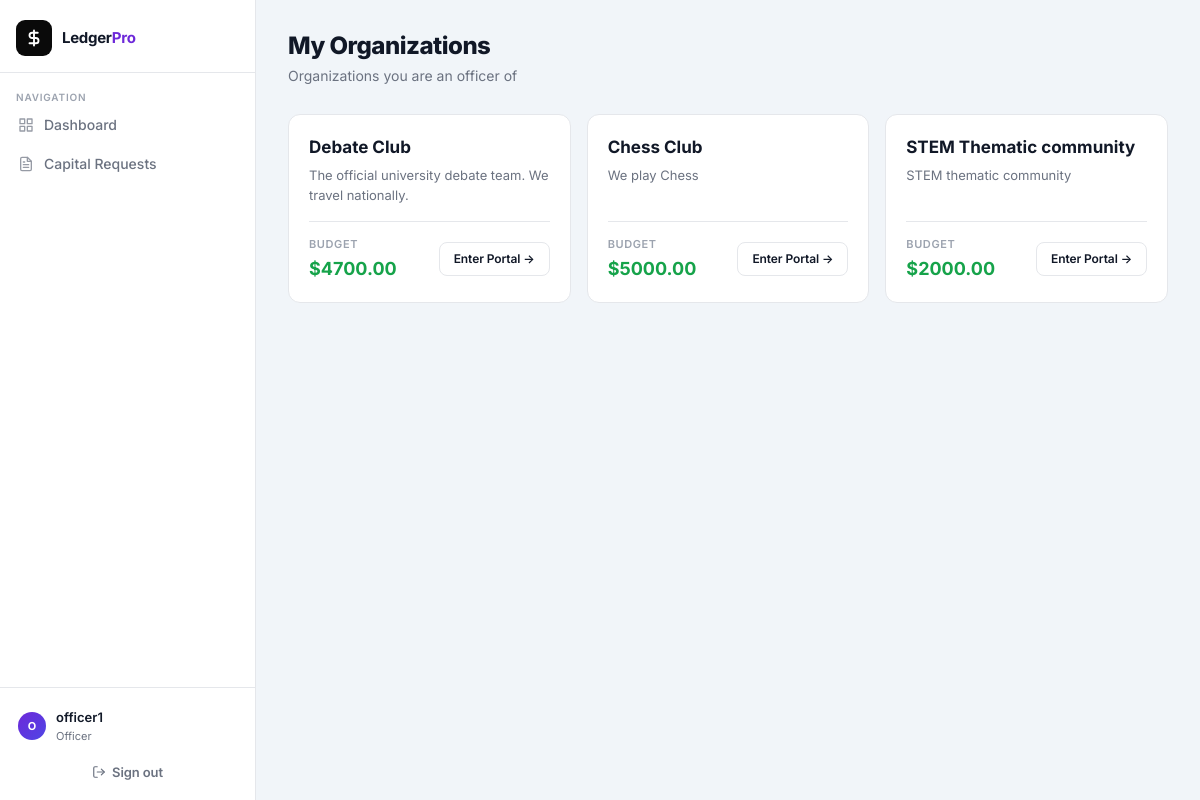
The page /dashboard/ (signed in) on the database as committed earlier.
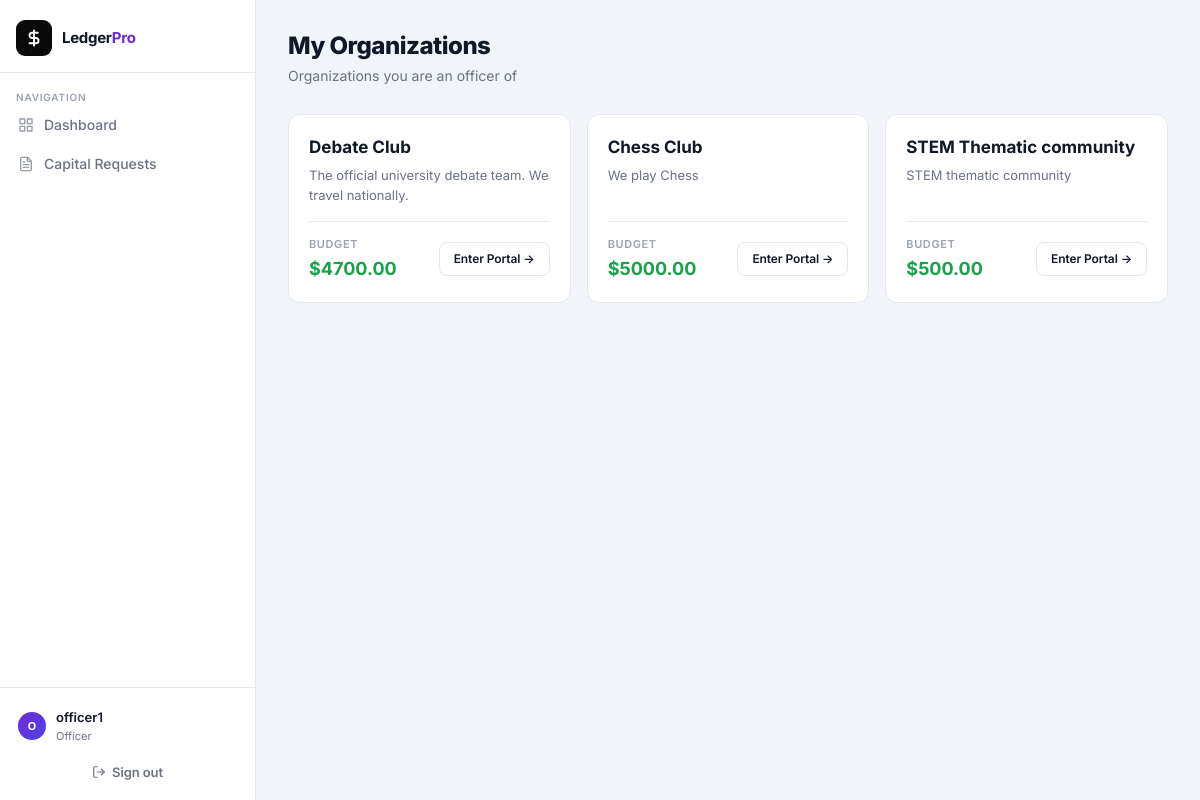
The same page on the database as committed later.
### orgs/models.py (models this page shows, shortened)
class Organization(models.Model):
    institution = models.ForeignKey(
        Institution, on_delete=models.CASCADE, related_name='organizations',
        null=True, blank=True
    )
    name = models.CharField(max_length=200)
    description = models.TextField(blank=True)
    officers = models.ManyToManyField(User, related_name='officer_of', blank=True)
    budget = models.DecimalField(
        max_digits=12, decimal_places=2, default=0.00,
        help_text="Starting budget manually inputted by Admins"
    )
    admins = models.ManyToManyField(
        User, related_name='org_admin_of', blank=True,
        help_text="Users with admin-level access to this org (set by the Institution Superuser)"
    )

### orgs/views.py (the view)
# urls.py: path('dashboard/', views.dashboard, name='dashboard'),
@login_required
def dashboard(request):
    user = request.user
    institution = get_user_institution(user)
    if is_platform_admin(user):
        organizations = Organization.objects.all()
        role = 'platform_admin'
    elif institution and user == institution.superuser:
        organizations = Organization.objects.filter(institution=institution)
        role = 'institution_superuser'
    elif Organization.objects.filter(admins=user).exists():
        organizations = Organization.objects.filter(admins=user)
        role = 'admin'
    else:
        organizations = user.officer_of.all()
        role = 'officer'
    return render(request, 'orgs/dashboard.html', {
        'organizations': organizations,
        'role': role,
        'is_admin': role in ('platform_admin', 'institution_superuser', 'admin'),
        'institution': institution,
    })

### orgs/context_processors.py (called while the page is built)
def platform_context(request):
    if request.user.is_anonymous:
        return {
            'is_platform_admin': False,
            'user_institution': None,
            'is_any_superuser': False,
        }
    return {
        'is_platform_admin': is_platform_admin(request.user),
        'user_institution': get_user_institution(request.user),
        'is_any_superuser': is_any_superuser(request.user),
    }

### orgs/utils.py (called while the page is built)
def get_user_institution(user):
    if user.is_anonymous:
        return None
    try:
        if hasattr(user, 'superuser_of'):
            return user.superuser_of
    except Exception:
        pass
    org = Organization.objects.filter(admins=user).first() or Organization.objects.filter(officers=user).first()
    if org:
        return org.institution
    return None

def is_platform_admin(user):
    return user.is_superuser and not hasattr(user, 'superuser_of')

def is_any_superuser(user):
    if is_platform_admin(user):
        return True
    institution = get_user_institution(user)
    if institution and user == institution.superuser:
        return True
    return False

### orgs/templates/orgs/dashboard.html (shortened to what this page needs)
{% extends 'orgs/base.html' %}
{% block content %}
<div class="page-header">
    <div>
        <h1 class="page-title">
            {% if role == 'platform_admin' %}All Institutions & Organizations
            {% elif role == 'institution_superuser' %}Organizations for {{ institution.name }}
            {% elif role == 'admin' %}My Organizations
            {% else %}My Organizations
            {% endif %}
        </h1>
        <p class="page-subtitle">
            {% if role == 'platform_admin' %}Viewing everything across the platform
            {% elif role == 'institution_superuser' %}Managing {{ institution.name }} (Institution Admin)
            {% elif role == 'admin' %}Organizations you manage
            {% else %}Organizations you are an officer of
            {% endif %}
        </p>
    </div>
</div>
<div class="grid">
    {% for org in organizations %}
    <div class="card" style="display: flex; flex-direction: column; justify-content: space-between; gap: 16px;">
        <div>
            <h2 style="font-size: 17px; font-weight: 700; margin-bottom: 6px; color: var(--text-main);">{{ org.name }}
            </h2>
            <p style="color: var(--text-muted); font-size: 13px; line-height: 1.5;">
                {{ org.description|truncatewords:15|default:"No description provided." }}
            </p>
        </div>
        <div
            style="border-top: 1px solid var(--border); padding-top: 14px; display: flex; justify-content: space-between; align-items: center;">
            <div>
                <div
                    style="font-size: 11px; font-weight: 600; text-transform: uppercase; letter-spacing: 0.6px; color: var(--text-label); margin-bottom: 2px;">
                    Budget</div>
                <div class="money" style="font-size: 18px;">${{ org.budget }}</div>
            </div>
            <a href="{% url 'org_detail' org.id %}" class="btn btn-outline"
                style="font-size: 12px; padding: 7px 14px;">Enter Portal &rarr;</a>
        </div>
    </div>
    {% endfor %}
</div>
{% endblock %}

### orgs/templates/orgs/base.html (shortened to what this page needs)
<!DOCTYPE html>
<html lang="en">
<head>
</head>
<body>
    <aside class="sidebar">
        <div class="sidebar-header">
            <a href="{% url 'dashboard' %}" class="sidebar-logo">
                <div class="sidebar-logo-icon">
                    <svg width="18" height="18" viewBox="0 0 24 24" fill="none" stroke="currentColor" stroke-width="2.5"
                        stroke-linecap="round" stroke-linejoin="round">
                        <path d="M12 2v20M17 5H9.5a3.5 3.5 0 0 0 0 7h5a3.5 3.5 0 0 1 0 7H6" />
                    </svg>
                </div>
                <span class="sidebar-logo-text">Ledger<span>Pro</span></span>
            </a>
        </div>
        <nav class="sidebar-nav">
            <span class="nav-section-label">Navigation</span>
            <a href="{% url 'dashboard' %}" class="nav-link">
                <svg viewBox="0 0 24 24" fill="none" stroke="currentColor" stroke-width="2" stroke-linecap="round"
                    stroke-linejoin="round">
                    <rect x="3" y="3" width="7" height="7" />
                    <rect x="14" y="3" width="7" height="7" />
                    <rect x="14" y="14" width="7" height="7" />
                    <rect x="3" y="14" width="7" height="7" />
                </svg>
                Dashboard
            </a>
            <a href="{% url 'all_requests' %}" class="nav-link">
                Capital Requests
            </a>
        </nav>
        <div class="sidebar-footer">
            {% if user.is_authenticated %}
            <div class="user-pill">
                <div class="user-avatar">{{ user.username|slice:":1" }}</div>
                <div class="user-info">
                    <div class="user-name">{{ user.username }}</div>
                    <div class="user-role">
                        {% if user.is_superuser %}Superuser{% elif user.is_staff %}Admin{% else %}Officer{% endif %}
                    </div>
                </div>
            </div>
            <form action="{% url 'account_logout' %}" method="post" style="margin-top: 4px;">
                <button type="submit" class="btn btn-ghost"
                    style="width: 100%; justify-content: center; font-size: 13px;">
                    <svg width="14" height="14" viewBox="0 0 24 24" fill="none" stroke="currentColor" stroke-width="2"
                        stroke-linecap="round" stroke-linejoin="round">
                        <path d="M9 21H5a2 2 0 0 1-2-2V5a2 2 0 0 1 2-2h4" />
                        <polyline points="16 17 21 12 16 7" />
                        <line x1="21" y1="12" x2="9" y2="12" />
                    </svg>
                    Sign out
                </button>
            </form>
            {% else %}
            <a href="{% url 'account_login' %}" class="btn" style="width: 100%; justify-content: center;">Sign in</a>
            {% endif %}
        </div>
    </aside>
    <div class="main-wrapper">
        <div class="container">
            {% block content %}{% endblock %}
        </div>
    </div>
</body>
</html>

### orgs/templates/orgs/base.html (style rules this page uses)
:root { --primary: #6D28D9; --primary-hover: #5B21B6; --black: #0A0A0A; --black-hover: #1F1F1F; --bg: #F1F5F9; --sidebar-bg: #FFFFFF; --surface: #FFFFFF; --border: #E5E7EB; --border-focus: #6D28D9; --text-main: #111827; --text-muted: #6B7280; --text-label: #9CA3AF; --success: #16A34A; --success-bg: #DCFCE7; --danger: #DC2626; --danger-bg: #FEE2E2; --warning: #D97706; --warning-bg: #FEF3C7; --purple-bg: #EDE9FE; --purple-text: #6D28D9; --sidebar-width: 256px; }
* { margin: 0; padding: 0; box-sizing: border-box; }
body { font-family: 'Inter', -apple-system, BlinkMacSystemFont, sans-serif; background-color: var(--bg); color: var(--text-main); min-height: 100vh; display: flex; font-size: 14px; line-height: 1.5; }
.sidebar { width: var(--sidebar-width); min-height: 100vh; background: var(--sidebar-bg); border-right: 1px solid var(--border); display: flex; flex-direction: column; position: fixed; top: 0; left: 0; z-index: 40; }
.sidebar-header { padding: 20px 16px 16px; border-bottom: 1px solid var(--border); }
.sidebar-logo { display: flex; align-items: center; gap: 10px; text-decoration: none; }
.sidebar-logo-icon { width: 36px; height: 36px; background: var(--black); border-radius: 9px; display: flex; align-items: center; justify-content: center; flex-shrink: 0; }
.sidebar-logo-icon svg { color: white; }
.sidebar-logo-text { font-size: 15px; font-weight: 700; color: var(--text-main); letter-spacing: -0.3px; }
.sidebar-logo-text span { color: var(--primary); }
.sidebar-nav { flex: 1; padding: 12px 8px; overflow-y: auto; }
.nav-section-label { font-size: 10px; font-weight: 600; text-transform: uppercase; letter-spacing: 0.8px; color: var(--text-label); padding: 12px 8px 6px; }
.nav-link { display: flex; align-items: center; gap: 10px; padding: 8px 10px; border-radius: 8px; text-decoration: none; color: var(--text-muted); font-size: 14px; font-weight: 500; transition: background 0.15s, color 0.15s; margin-bottom: 2px; }
.nav-link svg { width: 16px; height: 16px; flex-shrink: 0; opacity: 0.7; }
.sidebar-footer { padding: 12px 8px; border-top: 1px solid var(--border); }
.user-pill { display: flex; align-items: center; gap: 10px; padding: 8px 10px; border-radius: 8px; cursor: default; }
.user-avatar { width: 28px; height: 28px; background: linear-gradient(135deg, var(--primary) 0%, #4F46E5 100%); border-radius: 50%; display: flex; align-items: center; justify-content: center; color: white; font-size: 11px; font-weight: 700; flex-shrink: 0; text-transform: uppercase; }
.user-info { flex: 1; min-width: 0; }
.user-name { font-size: 13px; font-weight: 600; color: var(--text-main); white-space: nowrap; overflow: hidden; text-overflow: ellipsis; }
.user-role { font-size: 11px; color: var(--text-muted); }
.main-wrapper { margin-left: var(--sidebar-width); flex: 1; display: flex; flex-direction: column; min-height: 100vh; }
.container { padding: 32px; max-width: 1200px; width: 100%; }
.page-title { font-size: 24px; font-weight: 800; color: var(--text-main); letter-spacing: -0.5px; line-height: 1.2; }
.page-subtitle { font-size: 14px; color: var(--text-muted); margin-top: 4px; }
.page-header { display: flex; justify-content: space-between; align-items: center; margin-bottom: 28px; }
.card { background: var(--surface); border: 1px solid var(--border); border-radius: 12px; padding: 20px; transition: box-shadow 0.15s, border-color 0.15s; }
.btn { display: inline-flex; align-items: center; gap: 6px; background: var(--black); color: #FFFFFF !important; padding: 8px 16px; border-radius: 8px; font-size: 13px; font-weight: 600; text-decoration: none; border: none; cursor: pointer; transition: background 0.15s, transform 0.1s; font-family: inherit; letter-spacing: -0.1px; white-space: nowrap; }
.btn-outline { background: transparent; border: 1px solid var(--border); color: var(--text-main) !important; }
.btn-ghost { background: transparent; color: var(--text-muted) !important; padding: 8px 12px; }
.grid { display: grid; grid-template-columns: repeat(auto-fill, minmax(280px, 1fr)); gap: 16px; }
.money { font-family: 'Inter', monospace; font-weight: 700; font-size: 1em; color: var(--success); }

Rows that differ between the two databases and show on the page:
changed Organization "STEM Thematic community": budget "2000.00" → "500.00"
